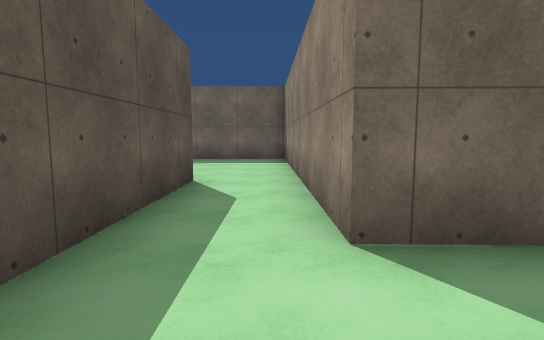
view 1 (above)

22 first-person views from a walk through a 3-D level made in the Unity game engine. The camera is 1.4 m above the floor, tilts 6° down and sees 80° across. The floor is counted in squares, 2 m on a side. Each view is taken from the middle of a square. On the plan, view 1 faces up. The plan holds only what a view shows up to about 10 squares ahead; the rest is blank. The place goes on beyond the plan. The player is left out. Surface patterns are stand-ins for the level's own textures.

view 2
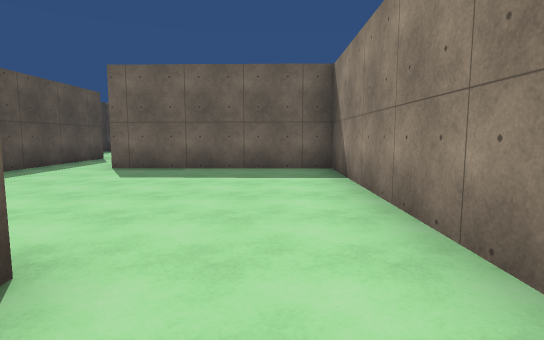

view 3
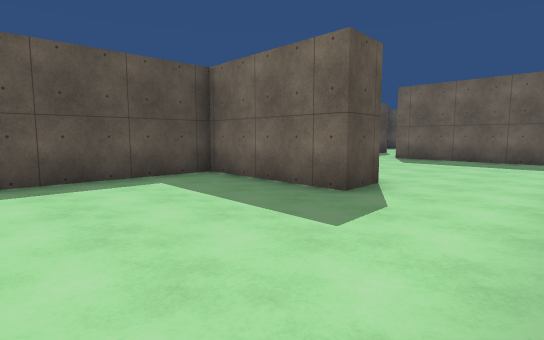

view 4
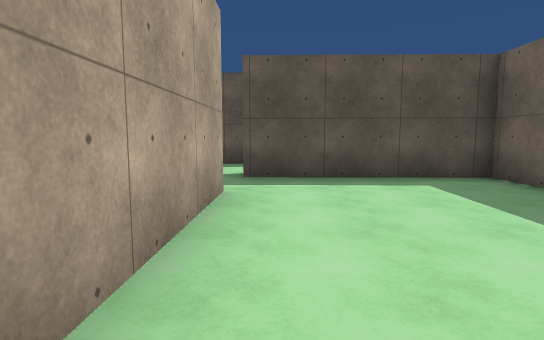

view 5
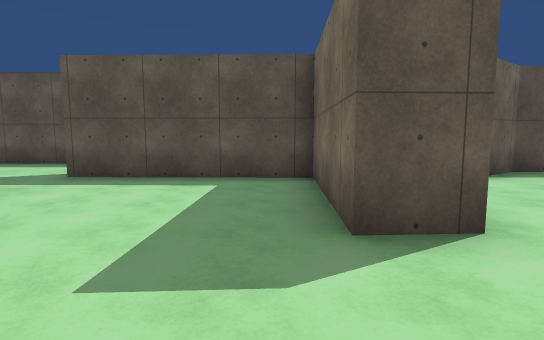

view 6
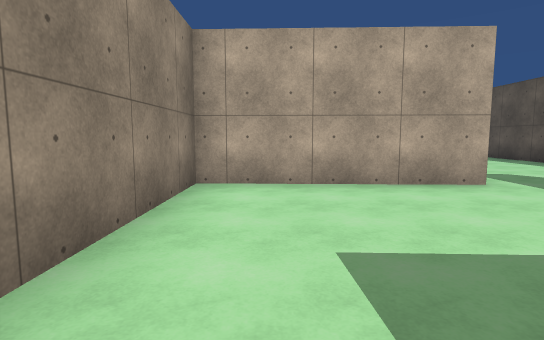

view 7
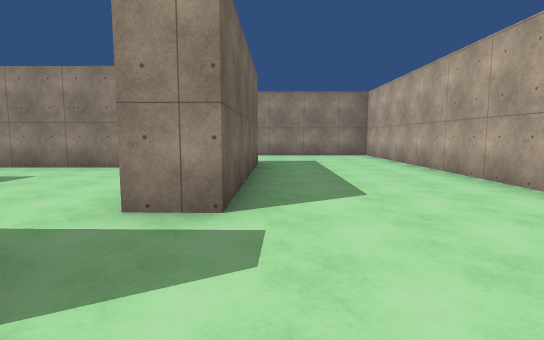

view 8
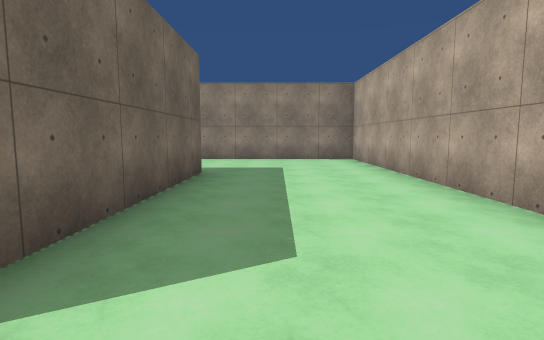

view 9
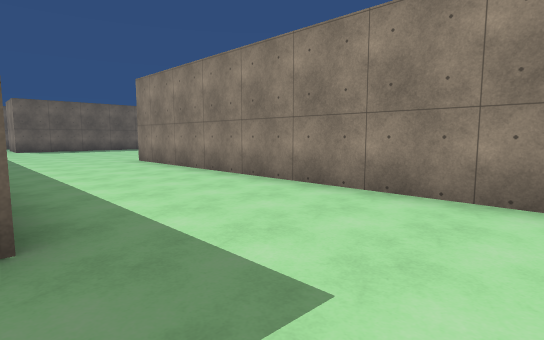

view 10
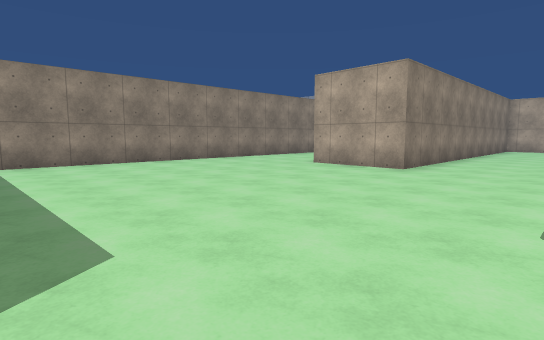

view 11
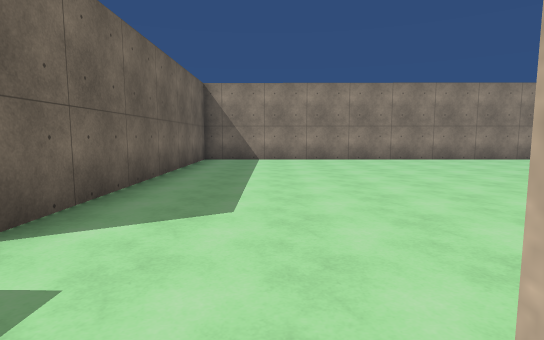

view 12
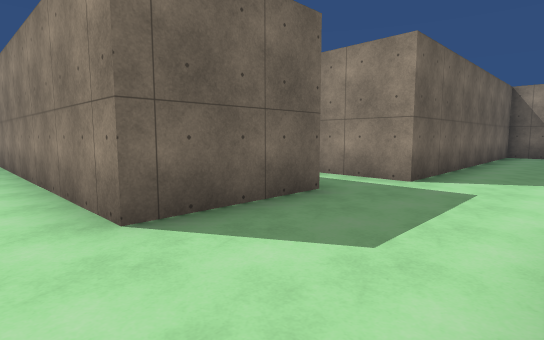

view 13
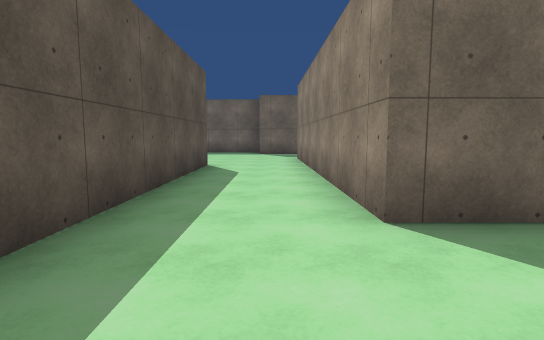

view 14
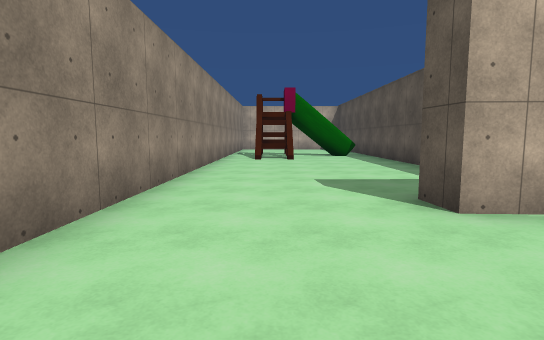

view 15
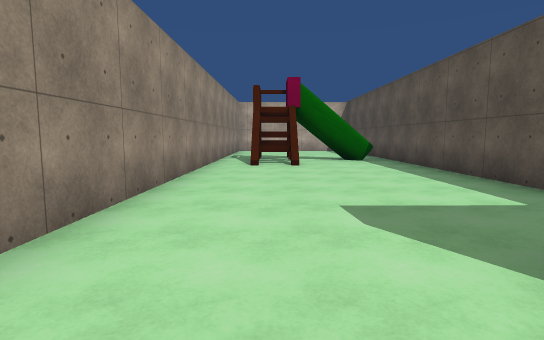

view 16
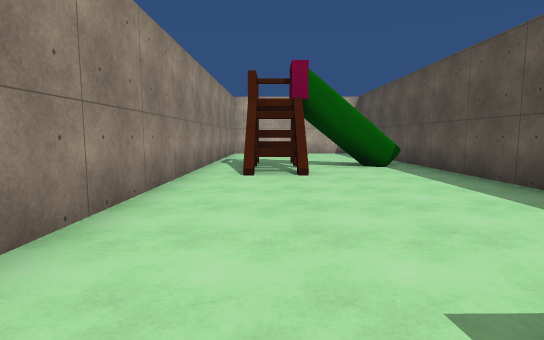

view 17
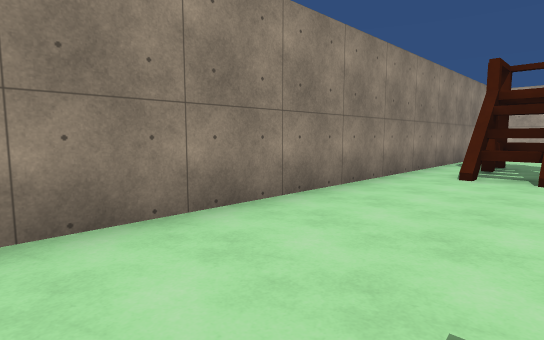

view 18
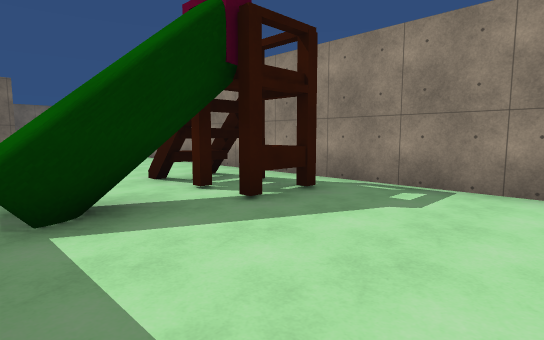

view 19
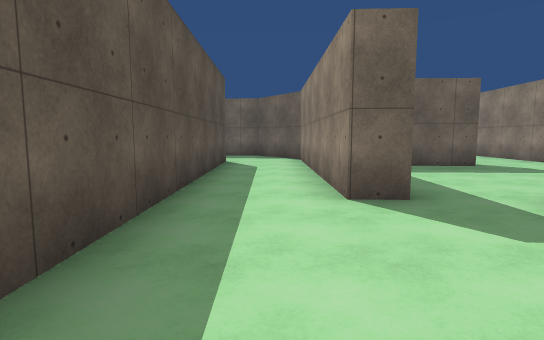

view 20
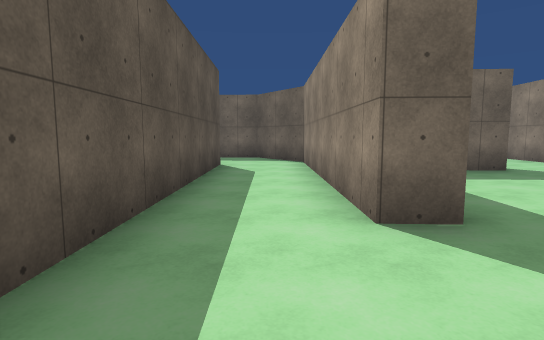

view 21
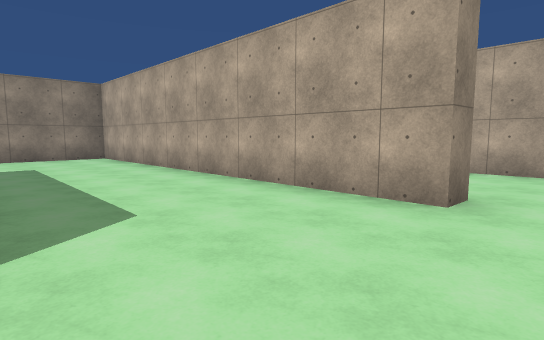

view 22
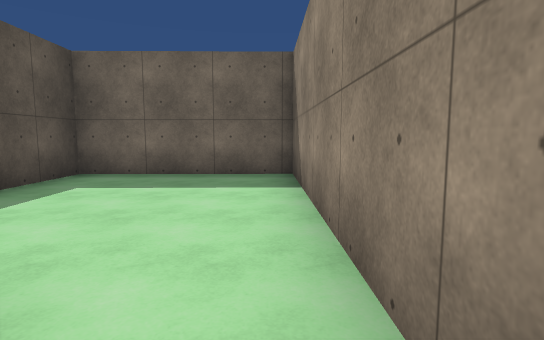

### Floor plan
Ten units are one square. View 1 is at (0, 0); x grows to the right and y downward. Boxes are objects, and circles mark ways between rooms. Rooms are numbered by the first view taken in them; rooms with no view inside come last. Other rooms are left out.
<svg viewBox="-40 -120 202 272">
<path fill="none" stroke="#000" d="M27 34 28 44 -4 43 -5 85M7 86 51 88 53 -19 5 -20 5 -65M-12 -52 -13 3 -7 12M104 62 105 121M63 96 7 95 7 86M111 112 124 112M111 113 118 112 128 116M111 114 120 112 127 117M117 112 125 113M119 112 127 114M156 95 157 -50 80 -50 80 -68M-5 85 -12 85 -12 34M65 -56 39 -56 38 -115M-33 30 -31 142M0 134 98 134 98 28 123 29 124 36 120 36M14 -109 14 -48M136 108 144 108M125 121 112 121M125 120 114 121M127 119 122 121M126 118 116 121M127 117 122 121M124 118 117 121 112 119M143 122 143 111M117 121 113 119M117 121 112 120M117 121 112 120M146 123 132 123M105 121 105 141M155 147 156 95M122 118 117 121M122 118 116 121M5 -65 5 -100 -35 -99 -34 -81"/>
<circle cx="0" cy="80" r="3" fill="#2a7"/>
<circle cx="-5" cy="-55" r="3" fill="#2a7"/>
<circle cx="150" cy="100" r="3" fill="#2a7"/>
<text x="20" y="20">1</text>
<text x="80" y="40">2</text>
<text x="130" y="130">3</text>
<text x="-20" y="-80">4</text>
</svg>
Room 1 opens to room 2. Room 1 opens to room 4. Room 2 opens to room 3.

Where each view was taken, in squares from view 1:
view 1: 0 up, 0 right, facing up
view 2: 5 down, 4 right, facing up
view 3: 8 down, 5 right, facing up-left
view 4: 8 down, 5 right, facing left
view 5: 5 down, 5 right, facing left
view 6: 4 down, 4 right, facing down
view 7: 10 down, 2 left, facing right
view 8: 11 down, 0 right, facing right
view 9: 12 down, 6 right, facing up-right
view 10: 4 up, 7 right, facing down-right
view 11: 3 up, 6 right, facing right
view 12: 3 up, 3 right, facing up-right
view 13: 3 up, 3 right, facing up
view 14: 0 up, 14 right, facing down
view 15: 2 down, 14 right, facing down
view 16: 4 down, 14 right, facing down
view 17: 4 down, 13 right, facing down-right
view 18: 15 down, 11 right, facing up-right
view 19: 12 down, 2 left, facing up
view 20: 11 down, 2 left, facing up
view 21: 10 down, 1 left, facing down-right
view 22: 4 up, 0 right, facing up
